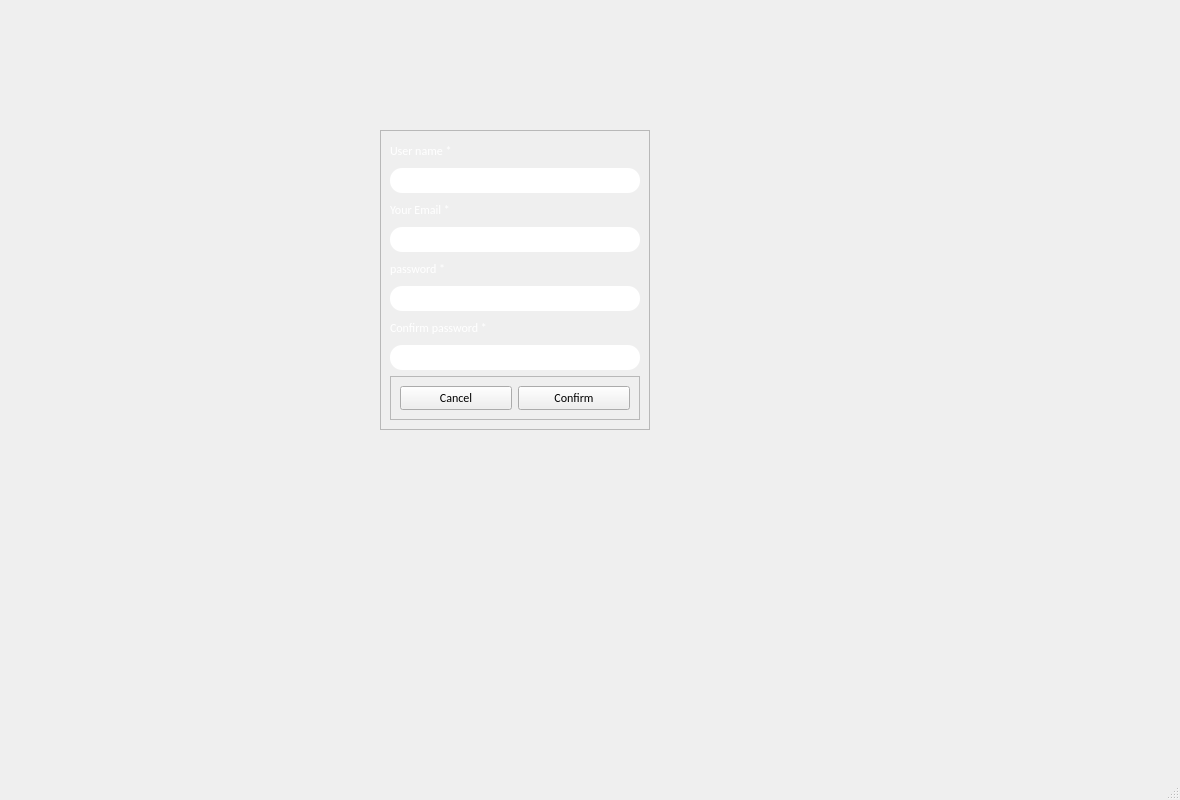
<?xml version="1.0" encoding="UTF-8"?>
<ui version="4.0">
 <class>MainWindow</class>
 <widget class="QMainWindow" name="MainWindow">
  <property name="geometry">
   <rect>
    <x>0</x>
    <y>0</y>
    <width>1180</width>
    <height>800</height>
   </rect>
  </property>
  <property name="windowTitle">
   <string>MainWindow</string>
  </property>
  <widget class="QWidget" name="centralwidget">
   <property name="styleSheet">
    <string notr="true">*{
	font-family : Calibri;
}

#centralwidget{
	background-image: url(:/res/6106991.jpg);
}

QLabel{
	color: rgb(255, 255, 255);
	text-align: center;
}

QLineEdit{
	background-color: #fff;
	border-radius: 12px;
}</string>
   </property>
   <widget class="QFrame" name="frame">
    <property name="geometry">
     <rect>
      <x>380</x>
      <y>130</y>
      <width>270</width>
      <height>300</height>
     </rect>
    </property>
    <property name="minimumSize">
     <size>
      <width>270</width>
      <height>300</height>
     </size>
    </property>
    <property name="maximumSize">
     <size>
      <width>270</width>
      <height>500</height>
     </size>
    </property>
    <property name="frameShape">
     <enum>QFrame::StyledPanel</enum>
    </property>
    <property name="frameShadow">
     <enum>QFrame::Raised</enum>
    </property>
    <layout class="QVBoxLayout" name="verticalLayout">
     <item>
      <widget class="QLabel" name="label">
       <property name="text">
        <string>User name * </string>
       </property>
      </widget>
     </item>
     <item>
      <widget class="QLineEdit" name="lineEdit">
       <property name="minimumSize">
        <size>
         <width>250</width>
         <height>25</height>
        </size>
       </property>
       <property name="maximumSize">
        <size>
         <width>250</width>
         <height>25</height>
        </size>
       </property>
      </widget>
     </item>
     <item>
      <widget class="QLabel" name="label_4">
       <property name="text">
        <string>Your Email *</string>
       </property>
      </widget>
     </item>
     <item>
      <widget class="QLineEdit" name="lineEdit_4">
       <property name="minimumSize">
        <size>
         <width>250</width>
         <height>25</height>
        </size>
       </property>
       <property name="maximumSize">
        <size>
         <width>250</width>
         <height>25</height>
        </size>
       </property>
      </widget>
     </item>
     <item>
      <widget class="QLabel" name="label_2">
       <property name="text">
        <string>password *  </string>
       </property>
      </widget>
     </item>
     <item>
      <widget class="QLineEdit" name="lineEdit_2">
       <property name="minimumSize">
        <size>
         <width>250</width>
         <height>25</height>
        </size>
       </property>
       <property name="maximumSize">
        <size>
         <width>250</width>
         <height>25</height>
        </size>
       </property>
      </widget>
     </item>
     <item>
      <widget class="QLabel" name="label_3">
       <property name="text">
        <string>Confirm password *</string>
       </property>
      </widget>
     </item>
     <item>
      <widget class="QLineEdit" name="lineEdit_3">
       <property name="minimumSize">
        <size>
         <width>250</width>
         <height>25</height>
        </size>
       </property>
       <property name="maximumSize">
        <size>
         <width>250</width>
         <height>25</height>
        </size>
       </property>
      </widget>
     </item>
     <item>
      <widget class="QFrame" name="frame_2">
       <property name="frameShape">
        <enum>QFrame::StyledPanel</enum>
       </property>
       <property name="frameShadow">
        <enum>QFrame::Raised</enum>
       </property>
       <layout class="QHBoxLayout" name="horizontalLayout">
        <item>
         <widget class="QPushButton" name="pushButton">
          <property name="text">
           <string>Cancel</string>
          </property>
         </widget>
        </item>
        <item>
         <widget class="QPushButton" name="pushButton_2">
          <property name="text">
           <string>Confirm</string>
          </property>
         </widget>
        </item>
       </layout>
      </widget>
     </item>
    </layout>
   </widget>
  </widget>
  <widget class="QMenuBar" name="menubar">
   <property name="geometry">
    <rect>
     <x>0</x>
     <y>0</y>
     <width>1180</width>
     <height>21</height>
    </rect>
   </property>
  </widget>
  <widget class="QStatusBar" name="statusbar"/>
 </widget>
 <resources/>
 <connections/>
</ui>
